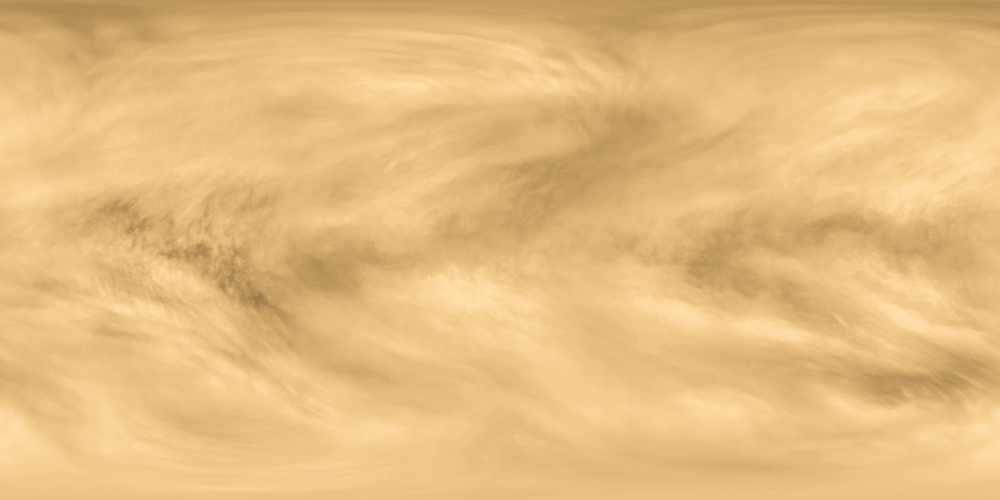
#> input picture APP3/assets/planets/venus/atmosphere.png, 1000 x 500 px, shrunk from 4096 x 2048 before the run, found by its file name
$ python convt.py
#> lines starting #> are read from the running program, lines starting #| are printed output that depends on the picture
from PIL import Image
import numpy
import matplotlib.image as img

im_rgb = Image.open('atmosphere.png')
#> im_rgb is the input picture: PIL image 1000x500 RGB; mean R, G, B 228.5, 189.2, 127.5
im_rgba = im_rgb.copy()
im_rgba.putalpha(128)
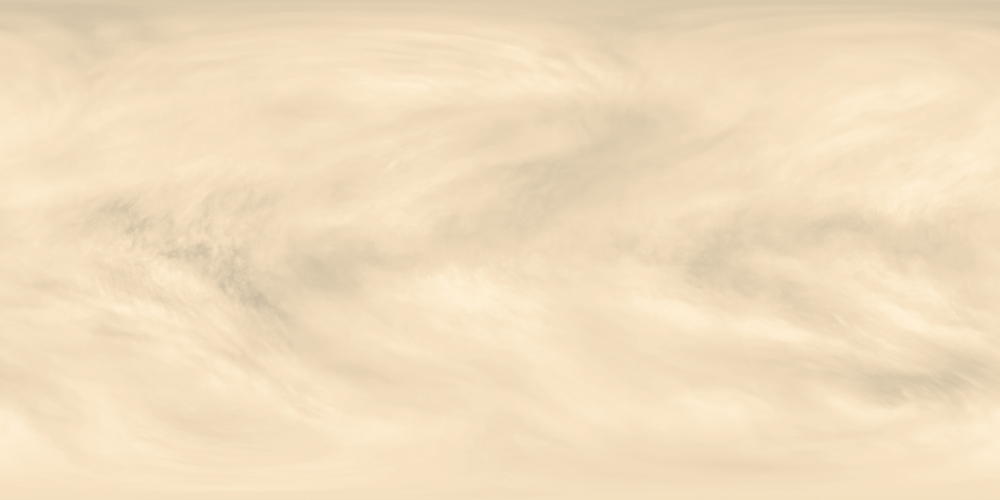
#> im_rgba: PIL image 1000x500 RGBA; mean R, G, B, A 228.5, 189.2, 127.5, 128; transparent parts drawn white

data = numpy.asarray(im_rgba)

data_ok = numpy.copy(data)

print(data_ok.shape)
#| (500, 1000, 4)

for y in range(data_ok.shape[0]):
    print("line", y)
    for x in range(data_ok.shape[1]):

        r, g, b, a = data_ok[y][x]

        # data_ok[y][x] = (r*1.1, g*1.3, b*1.6, r)
        data_ok[y][x] = (r, r, r, r)
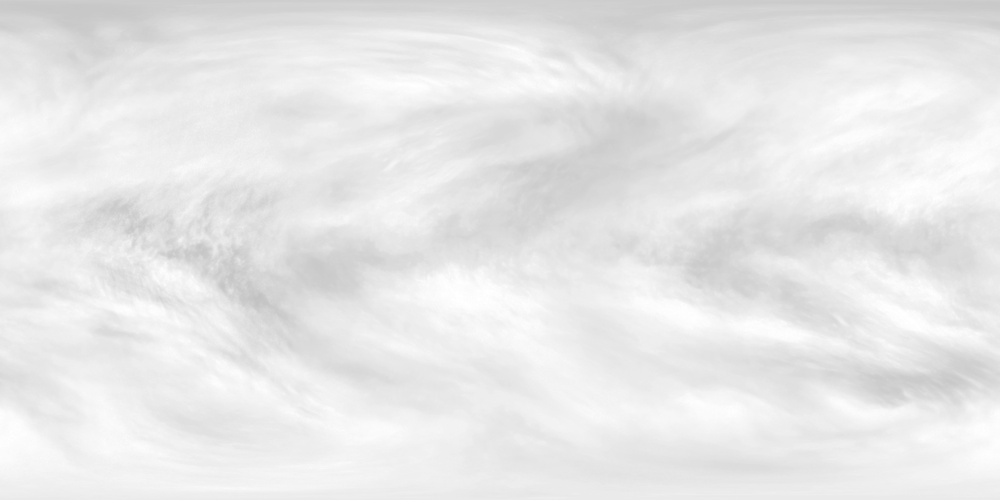
#> data_ok: shape (500, 1000, 4); mean R, G, B, A 228.5, 228.5, 228.5, 228.5; transparent parts drawn white
        # data_ok[y][x][0] = data_ok[y][x][0]*1.1
        # data_ok[y][x][1] = data_ok[y][x][1]*1.3
        # data_ok[y][x][2] = data_ok[y][x][2]*1.6

img.imsave(f"atmosphere2.png", data_ok)


# im_rgba.
# im_rgba.save('assets/textures/GlassFinalAlpha.png')
